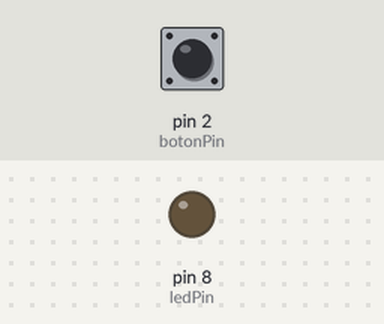
This sketch was run on a simulated Arduino Uno, built with avr-gcc and run on an emulated ATmega328P. On the bench: output pins drawn as LEDs (lit = HIGH). The test bench sets the inputs (shaded band); at power-on: pin 2 (botonPin) LOW.

Above: at 1.2 s.
1.3 s: pin 2 (botonPin) pulled HIGH for 0.15 s
At 1.37 s:
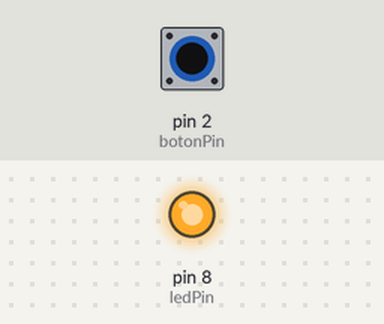
2.9 s: pin 2 (botonPin) pulled HIGH for 3.2 s
At 6.6 s:
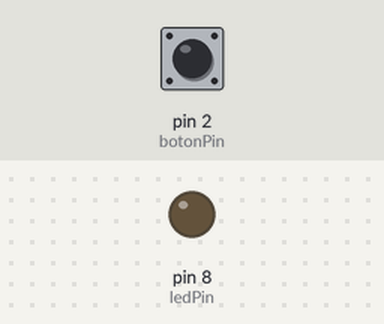
Timing chart, 0 to 8.1 s (numbered marks = the images above; inputs shaded):
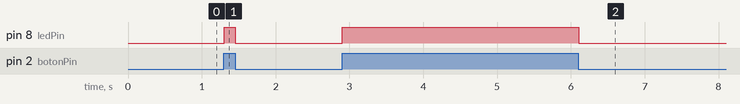

The sketch:

Pr_ctica_3_Boton_LED.ino
```cpp
/*
  Práctica 3: Botón y LED
  Objetivo: Encender un LED externo solo cuando se presiona un pulsador.
  Conceptos: Entrada digital (INPUT), digitalRead, if/else (toma de decisiones).
  Circuito:
  - LED: Igual que Práctica 2 (Pin 8).
  - Botón (Pull-down):
    * Pin 2 -> Pata 1 del pulsador
    * Pata 1 del pulsador -> Resistencia 10k Ohm -> GND
    * Pata 2 del pulsador -> 5V
  Taller: Arduino Revolution: de cero a HÉROE MAKER (Express)
*/

const int ledPin = 8;     // Pin para el LED
const int botonPin = 2;   // Pin para el pulsador

int estadoBoton = 0;      // Variable para guardar el estado del botón (0 o 1 / LOW o HIGH)

void setup() {
  // Configura el pin del LED como SALIDA.
  pinMode(ledPin, OUTPUT);

  // Configura el pin del botón como ENTRADA.
  // Con la resistencia pull-down, leerá LOW cuando no se presiona y HIGH cuando se presiona.
  pinMode(botonPin, INPUT);

  // (Opcional) Apagar el LED al inicio.
  digitalWrite(ledPin, LOW);
}

void loop() {
  // Lee el estado del pin del botón (HIGH si está presionado, LOW si no).
  estadoBoton = digitalRead(botonPin);

  // Comprueba si el botón está presionado (estado es HIGH).
  if (estadoBoton == HIGH) {
    // Si está presionado, enciende el LED.
    digitalWrite(ledPin, HIGH);
  } else {
    // Si no está presionado (estado es LOW), apaga el LED.
    digitalWrite(ledPin, LOW);
  }

  // Pequeña pausa para estabilizar la lectura (opcional, pero buena práctica).
  delay(10);
}
```

Measured:
- after the input at 1.3 s, pin 8 (ledPin): LOW → HIGH at once, → LOW 0.15 s later
- after the input at 2.9 s, pin 8 (ledPin): LOW → HIGH at once, → LOW 3.2 s later
